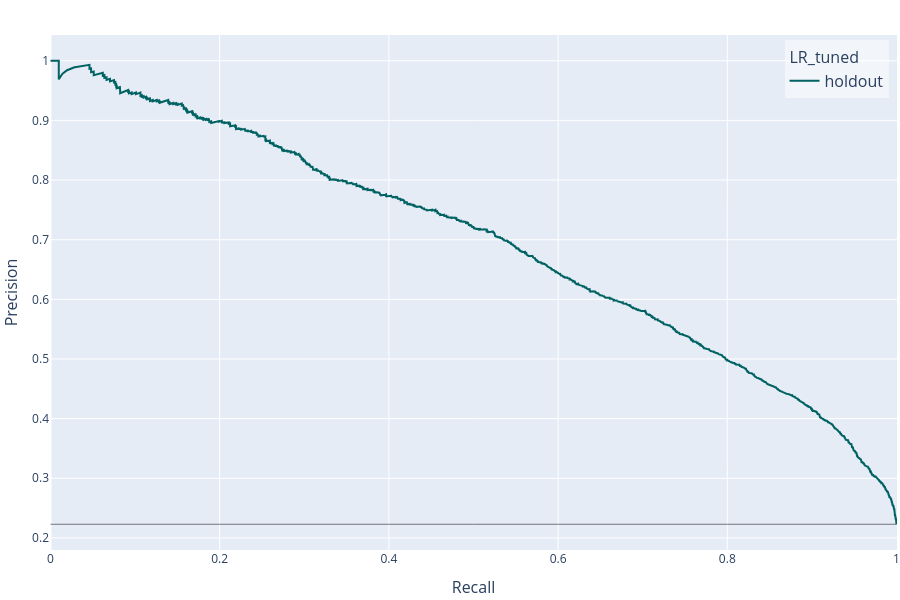

The cell this chart's notebook holds for it:
### Code cell
experionml.lr_tuned.plot_prc(rows="holdout", legend="upper right")

### Figure 1 — Plotly figure (JSON) as saved in the notebook; plotly's stock layout.template omitted (floating-point values rounded to 4 significant figures; data arrays with more than 128 entries replaced by an {"elided": "..."} marker saying what was removed)
{"data": [{"hovertemplate": "(%{x}, %{y})<extra>LR_tuned - holdout</extra>", "legendgroup": "LR_tuned", "legendgrouptitle": {"font": {"size": 16}, "text": "LR_tuned"}, "line": {"color": "rgb(0, 98, 98)", "dash": "solid", "width": 2}, "marker": {"color": "rgb(0, 98, 98)", "line": {"color": "rgba(255, 255, 255, 0.9)", "width": 1}, "size": 8, "symbol": "circle"}, "mode": "lines", "name": "holdout", "showlegend": true, "type": "scatter", "x": {"elided": "14217 float values"}, "xaxis": "x", "y": {"elided": "14217 float values"}, "yaxis": "y"}], "layout": {"font": {"size": 12}, "height": 600, "hoverlabel": {"font": {"size": 16}}, "legend": {"bgcolor": "rgba(255, 255, 255, 0.5)", "font": {"size": 16}, "groupclick": "toggleitem", "traceorder": "grouped", "x": 0.99, "xanchor": "right", "y": 0.99, "yanchor": "top"}, "margin": {"b": 50, "l": 50, "pad": 0, "r": 0, "t": 35}, "shapes": [{"line": {"color": "black", "width": 1}, "opacity": 0.5, "type": "line", "x0": 0, "x1": 1, "xref": "x", "y0": 0.2229, "y1": 0.2229, "yref": "y"}], "showlegend": true, "title": {"font": {"size": 24}, "pad": {"b": 15, "t": 15}, "x": 0.5, "xanchor": "center", "xref": "paper", "y": 1, "yanchor": "top"}, "width": 900, "xaxis": {"anchor": "y", "automargin": true, "domain": [0.0, 1.0], "title": {"font": {"size": 16}, "text": "Recall"}}, "yaxis": {"anchor": "x", "automargin": true, "domain": [0.0, 1.0], "title": {"font": {"size": 16}, "text": "Precision"}}}}
